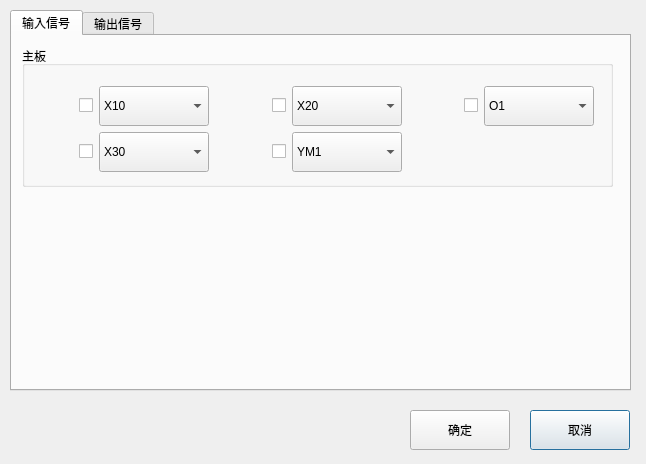
<?xml version="1.0" encoding="UTF-8"?>
<ui version="4.0">
 <class>Dialog</class>
 <widget class="QDialog" name="Dialog">
  <property name="geometry">
   <rect>
    <x>0</x>
    <y>0</y>
    <width>646</width>
    <height>464</height>
   </rect>
  </property>
  <property name="windowTitle">
   <string>Dialog</string>
  </property>
  <widget class="QPushButton" name="btnCancel">
   <property name="geometry">
    <rect>
     <x>530</x>
     <y>410</y>
     <width>100</width>
     <height>40</height>
    </rect>
   </property>
   <property name="text">
    <string>取消</string>
   </property>
  </widget>
  <widget class="QPushButton" name="btnOK">
   <property name="geometry">
    <rect>
     <x>410</x>
     <y>410</y>
     <width>100</width>
     <height>40</height>
    </rect>
   </property>
   <property name="text">
    <string>确定</string>
   </property>
  </widget>
  <widget class="QTabWidget" name="tabWidget">
   <property name="geometry">
    <rect>
     <x>10</x>
     <y>10</y>
     <width>621</width>
     <height>381</height>
    </rect>
   </property>
   <property name="currentIndex">
    <number>0</number>
   </property>
   <widget class="QWidget" name="tabInputSig">
    <attribute name="title">
     <string>输入信号</string>
    </attribute>
    <widget class="QGroupBox" name="groupBox_12">
     <property name="geometry">
      <rect>
       <x>10</x>
       <y>10</y>
       <width>591</width>
       <height>141</height>
      </rect>
     </property>
     <property name="title">
      <string>主板</string>
     </property>
     <widget class="QWidget" name="">
      <property name="geometry">
       <rect>
        <x>1</x>
        <y>40</y>
        <width>571</width>
        <height>88</height>
       </rect>
      </property>
      <layout class="QGridLayout" name="gridLayout">
       <item row="0" column="0">
        <widget class="QCheckBox" name="checkBox_12">
         <property name="layoutDirection">
          <enum>Qt::RightToLeft</enum>
         </property>
         <property name="text">
          <string/>
         </property>
        </widget>
       </item>
       <item row="0" column="1">
        <widget class="QComboBox" name="comboBox_5">
         <property name="minimumSize">
          <size>
           <width>110</width>
           <height>40</height>
          </size>
         </property>
         <property name="maximumSize">
          <size>
           <width>110</width>
           <height>40</height>
          </size>
         </property>
         <item>
          <property name="text">
           <string>X10</string>
          </property>
         </item>
         <item>
          <property name="text">
           <string>X11</string>
          </property>
         </item>
         <item>
          <property name="text">
           <string>X12</string>
          </property>
         </item>
         <item>
          <property name="text">
           <string>X13</string>
          </property>
         </item>
         <item>
          <property name="text">
           <string>X14</string>
          </property>
         </item>
         <item>
          <property name="text">
           <string>X15</string>
          </property>
         </item>
         <item>
          <property name="text">
           <string>X16</string>
          </property>
         </item>
         <item>
          <property name="text">
           <string>X17</string>
          </property>
         </item>
        </widget>
       </item>
       <item row="0" column="2">
        <widget class="QCheckBox" name="checkBox_13">
         <property name="layoutDirection">
          <enum>Qt::RightToLeft</enum>
         </property>
         <property name="text">
          <string/>
         </property>
        </widget>
       </item>
       <item row="0" column="3">
        <widget class="QComboBox" name="comboBox_6">
         <property name="minimumSize">
          <size>
           <width>110</width>
           <height>40</height>
          </size>
         </property>
         <property name="maximumSize">
          <size>
           <width>110</width>
           <height>40</height>
          </size>
         </property>
         <item>
          <property name="text">
           <string>X20</string>
          </property>
         </item>
         <item>
          <property name="text">
           <string>X21</string>
          </property>
         </item>
         <item>
          <property name="text">
           <string>X22</string>
          </property>
         </item>
         <item>
          <property name="text">
           <string>X23</string>
          </property>
         </item>
         <item>
          <property name="text">
           <string>X24</string>
          </property>
         </item>
         <item>
          <property name="text">
           <string>X25</string>
          </property>
         </item>
         <item>
          <property name="text">
           <string>X26</string>
          </property>
         </item>
         <item>
          <property name="text">
           <string>X27</string>
          </property>
         </item>
        </widget>
       </item>
       <item row="0" column="4">
        <widget class="QCheckBox" name="checkBox_14">
         <property name="layoutDirection">
          <enum>Qt::RightToLeft</enum>
         </property>
         <property name="text">
          <string/>
         </property>
        </widget>
       </item>
       <item row="0" column="5">
        <widget class="QComboBox" name="comboBox_7">
         <property name="minimumSize">
          <size>
           <width>110</width>
           <height>40</height>
          </size>
         </property>
         <property name="maximumSize">
          <size>
           <width>110</width>
           <height>40</height>
          </size>
         </property>
         <item>
          <property name="text">
           <string>O1</string>
          </property>
         </item>
         <item>
          <property name="text">
           <string>O2</string>
          </property>
         </item>
         <item>
          <property name="text">
           <string>O3</string>
          </property>
         </item>
         <item>
          <property name="text">
           <string>O4</string>
          </property>
         </item>
         <item>
          <property name="text">
           <string>O5</string>
          </property>
         </item>
         <item>
          <property name="text">
           <string>O6</string>
          </property>
         </item>
         <item>
          <property name="text">
           <string>O7</string>
          </property>
         </item>
        </widget>
       </item>
       <item row="1" column="0">
        <widget class="QCheckBox" name="checkBox_18">
         <property name="layoutDirection">
          <enum>Qt::RightToLeft</enum>
         </property>
         <property name="text">
          <string/>
         </property>
        </widget>
       </item>
       <item row="1" column="1">
        <widget class="QComboBox" name="comboBox_11">
         <property name="minimumSize">
          <size>
           <width>110</width>
           <height>40</height>
          </size>
         </property>
         <property name="maximumSize">
          <size>
           <width>110</width>
           <height>40</height>
          </size>
         </property>
         <item>
          <property name="text">
           <string>X30</string>
          </property>
         </item>
         <item>
          <property name="text">
           <string>X31</string>
          </property>
         </item>
         <item>
          <property name="text">
           <string>X32</string>
          </property>
         </item>
         <item>
          <property name="text">
           <string>X33</string>
          </property>
         </item>
         <item>
          <property name="text">
           <string>X34</string>
          </property>
         </item>
         <item>
          <property name="text">
           <string>X35</string>
          </property>
         </item>
         <item>
          <property name="text">
           <string>X36</string>
          </property>
         </item>
         <item>
          <property name="text">
           <string>X37</string>
          </property>
         </item>
        </widget>
       </item>
       <item row="1" column="2">
        <widget class="QCheckBox" name="checkBox_19">
         <property name="layoutDirection">
          <enum>Qt::RightToLeft</enum>
         </property>
         <property name="text">
          <string/>
         </property>
        </widget>
       </item>
       <item row="1" column="3">
        <widget class="QComboBox" name="comboBox_12">
         <property name="minimumSize">
          <size>
           <width>110</width>
           <height>40</height>
          </size>
         </property>
         <property name="maximumSize">
          <size>
           <width>110</width>
           <height>40</height>
          </size>
         </property>
         <item>
          <property name="text">
           <string>YM1</string>
          </property>
         </item>
         <item>
          <property name="text">
           <string>YM2</string>
          </property>
         </item>
         <item>
          <property name="text">
           <string>YM3</string>
          </property>
         </item>
         <item>
          <property name="text">
           <string>YM4</string>
          </property>
         </item>
         <item>
          <property name="text">
           <string>YM5</string>
          </property>
         </item>
        </widget>
       </item>
      </layout>
     </widget>
    </widget>
   </widget>
   <widget class="QWidget" name="tabOutputSig">
    <attribute name="title">
     <string>输出信号</string>
    </attribute>
    <widget class="QGroupBox" name="groupBox_13">
     <property name="geometry">
      <rect>
       <x>10</x>
       <y>10</y>
       <width>581</width>
       <height>141</height>
      </rect>
     </property>
     <property name="title">
      <string>主板</string>
     </property>
     <widget class="QWidget" name="layoutWidget_2">
      <property name="geometry">
       <rect>
        <x>0</x>
        <y>40</y>
        <width>541</width>
        <height>42</height>
       </rect>
      </property>
      <layout class="QHBoxLayout" name="horizontalLayout_7">
       <item>
        <widget class="QCheckBox" name="checkBox_15">
         <property name="layoutDirection">
          <enum>Qt::RightToLeft</enum>
         </property>
         <property name="text">
          <string/>
         </property>
        </widget>
       </item>
       <item>
        <widget class="QComboBox" name="comboBox_8">
         <property name="minimumSize">
          <size>
           <width>110</width>
           <height>40</height>
          </size>
         </property>
         <property name="maximumSize">
          <size>
           <width>110</width>
           <height>40</height>
          </size>
         </property>
         <item>
          <property name="text">
           <string>Y10</string>
          </property>
         </item>
         <item>
          <property name="text">
           <string>Y11</string>
          </property>
         </item>
         <item>
          <property name="text">
           <string>Y12</string>
          </property>
         </item>
         <item>
          <property name="text">
           <string>Y13</string>
          </property>
         </item>
         <item>
          <property name="text">
           <string>Y14</string>
          </property>
         </item>
         <item>
          <property name="text">
           <string>Y15</string>
          </property>
         </item>
         <item>
          <property name="text">
           <string>Y16</string>
          </property>
         </item>
         <item>
          <property name="text">
           <string>Y17</string>
          </property>
         </item>
        </widget>
       </item>
       <item>
        <widget class="QCheckBox" name="checkBox_16">
         <property name="layoutDirection">
          <enum>Qt::RightToLeft</enum>
         </property>
         <property name="text">
          <string/>
         </property>
        </widget>
       </item>
       <item>
        <widget class="QComboBox" name="comboBox_9">
         <property name="minimumSize">
          <size>
           <width>110</width>
           <height>40</height>
          </size>
         </property>
         <property name="maximumSize">
          <size>
           <width>110</width>
           <height>40</height>
          </size>
         </property>
         <item>
          <property name="text">
           <string>Y20</string>
          </property>
         </item>
         <item>
          <property name="text">
           <string>Y21</string>
          </property>
         </item>
         <item>
          <property name="text">
           <string>Y22</string>
          </property>
         </item>
         <item>
          <property name="text">
           <string>Y23</string>
          </property>
         </item>
         <item>
          <property name="text">
           <string>Y24</string>
          </property>
         </item>
         <item>
          <property name="text">
           <string>Y25</string>
          </property>
         </item>
         <item>
          <property name="text">
           <string>Y26</string>
          </property>
         </item>
         <item>
          <property name="text">
           <string>Y27</string>
          </property>
         </item>
        </widget>
       </item>
       <item>
        <widget class="QCheckBox" name="checkBox_17">
         <property name="layoutDirection">
          <enum>Qt::RightToLeft</enum>
         </property>
         <property name="text">
          <string/>
         </property>
        </widget>
       </item>
       <item>
        <widget class="QComboBox" name="comboBox_10">
         <property name="minimumSize">
          <size>
           <width>110</width>
           <height>40</height>
          </size>
         </property>
         <property name="maximumSize">
          <size>
           <width>110</width>
           <height>40</height>
          </size>
         </property>
         <item>
          <property name="text">
           <string>YM1</string>
          </property>
         </item>
         <item>
          <property name="text">
           <string>YM2</string>
          </property>
         </item>
         <item>
          <property name="text">
           <string>YM3</string>
          </property>
         </item>
         <item>
          <property name="text">
           <string>YM4</string>
          </property>
         </item>
         <item>
          <property name="text">
           <string>YM5</string>
          </property>
         </item>
        </widget>
       </item>
      </layout>
     </widget>
    </widget>
   </widget>
  </widget>
 </widget>
 <resources/>
 <connections/>
</ui>
